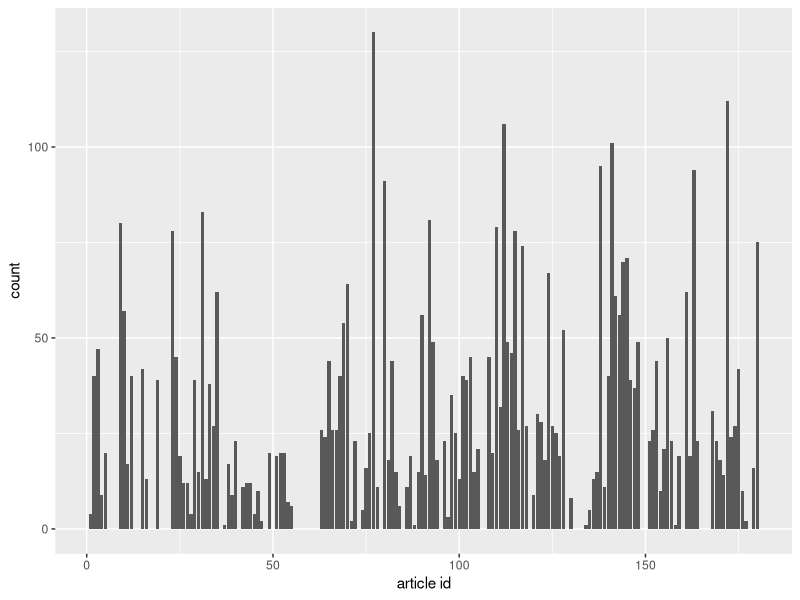
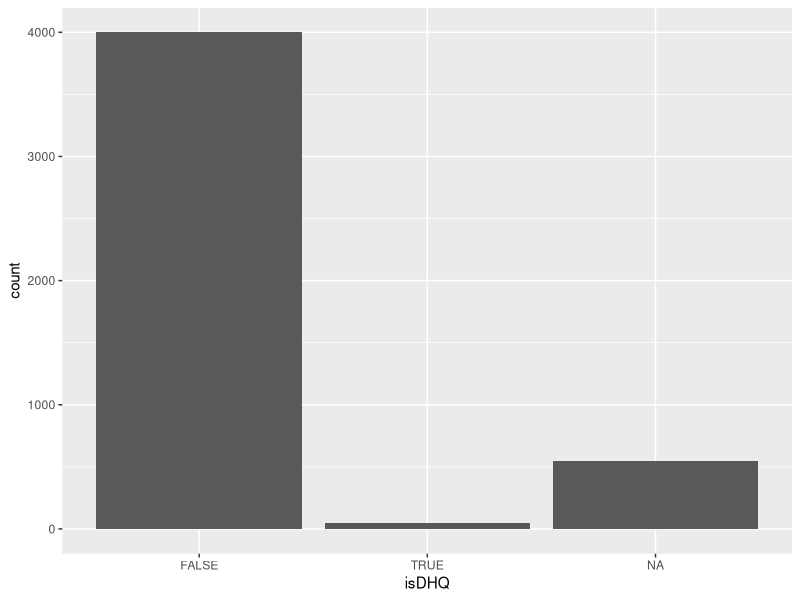
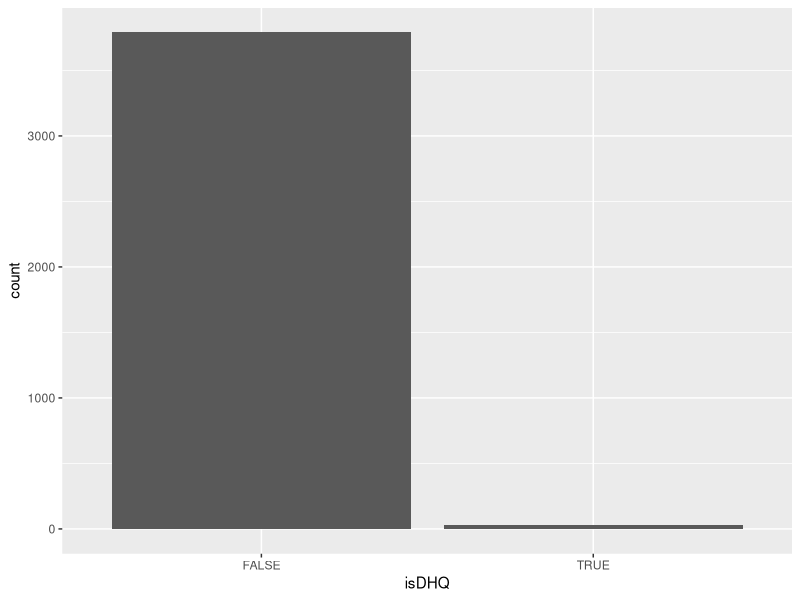
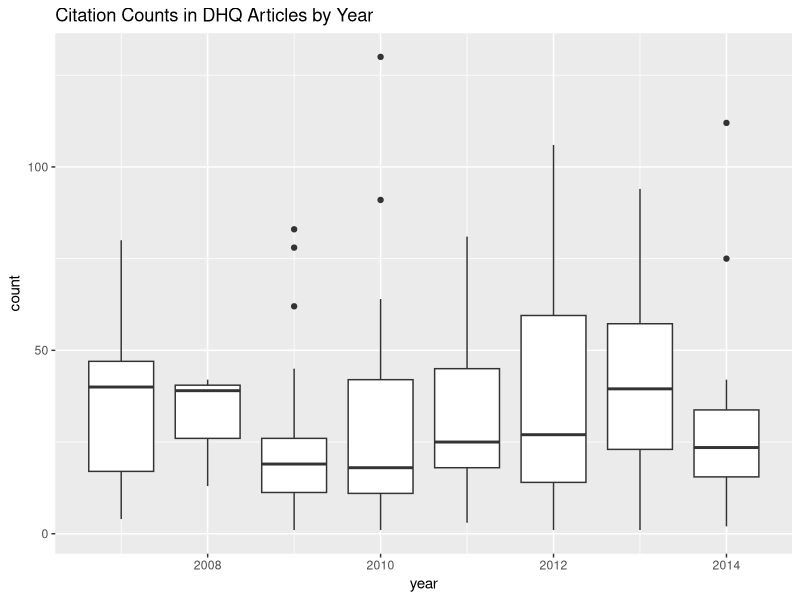
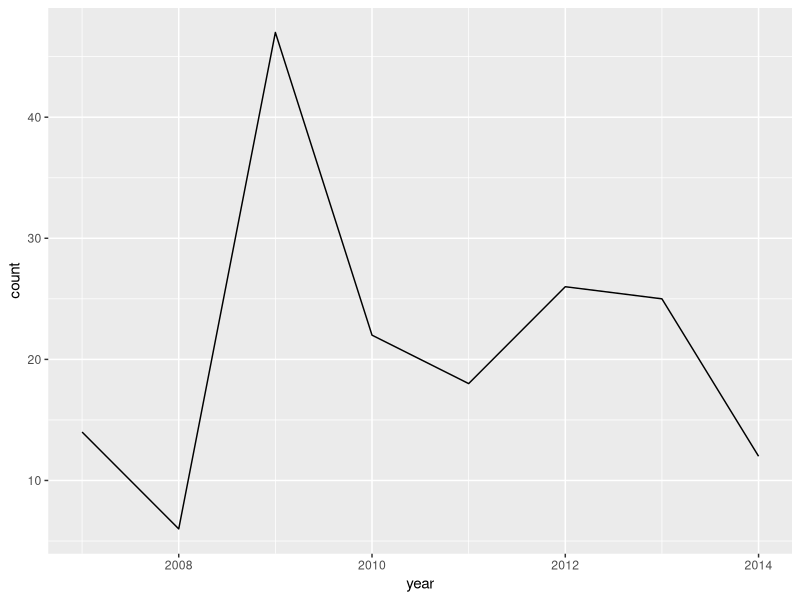
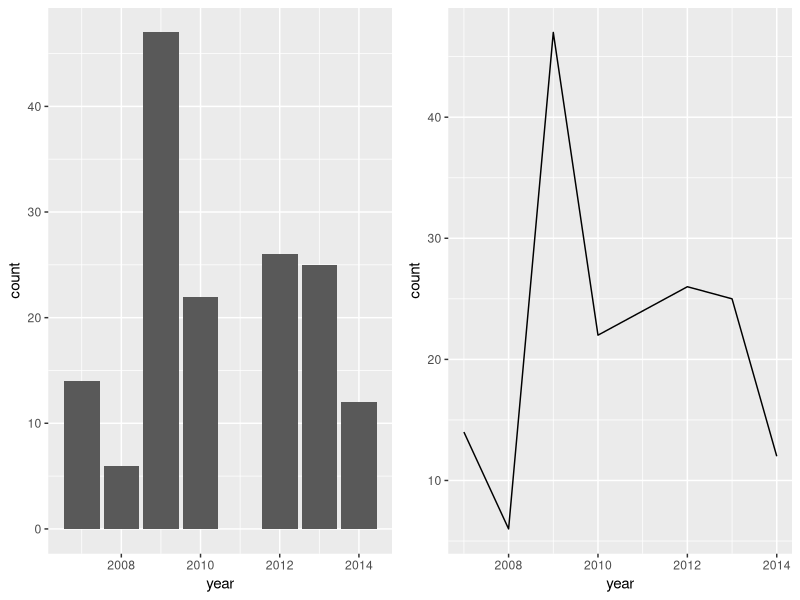

Recreate these plots in R, in order.
## ---- chunk 1
library(tidyverse)

dhq_articles  <- read_tsv(file = "./data/dhq_ivmooc_data/dhq_articles.tsv") %>%
  mutate (
    isDHQ = as.logical(isDHQ))

dhq_articles_biblio <- read_tsv(file = "./data/dhq_ivmooc_data/works_cited_in_dhq.tsv") %>%
  mutate(
    year = as.integer(year),
    isDHQ = as.logical(isDHQ)
  )

# original works_cited_in_dhq.tsv modified to correct parsing failures:
# 1558: year column added
# 2030: curly quote fixed
# 1801: missing quote in title
## ---- chunk 2

dhq_cited_works <- dhq_articles %>%
  mutate(`ref list` = strsplit(`reference IDs`," \\| ")) %>%
  unnest(`ref list`) %>%
  group_by(`article id`)  %>%
  mutate(index = row_number()) %>%
  spread(index, `ref list`) %>%
  ungroup() %>%
  gather(
    "index",
    "citation",
    -(`article id`:isDHQ) #excluding this range from the gather
    ) %>%
  na.omit(`citation`) %>%
  select(citation,everything(),-isDHQ) %>% #dhqmaking citation the left-most varible in our tibble and removing the `isDHQ` associated with the article
  left_join(
    dhq_articles_biblio %>%
      select(`article id`,isDHQ),
    by = c('citation' = 'article id')
  ) %>%
  arrange(citation)

## ---- chunk 3
dhq_cited_works %>%
  ggplot() +
  geom_bar() +
  aes(x=`article id`)
## ---- chunk 4
dhq_cited_works %>%
  ggplot() +
  geom_bar() +
  aes(x = isDHQ)
## ---- chunk 5
dhq_articles_biblio %>%
  ggplot() +
  geom_bar() +
  aes(x = isDHQ)
## ---- chunk 6
dhq_cited_works %>%
  group_by(`article id`,year) %>%
  summarize(count=n()) %>%
  ggplot() +
  geom_boxplot() +
  aes(x = year, group= year,y = count) +
  ggtitle("Citation Counts in DHQ Articles by Year")
## ---- chunk 7

## ---- chunk 8
dhq_articles %>%
  group_by(year) %>%
  summarize(count = n()) %>%
  ggplot() +
  geom_line() +
  aes(x = year, y=count)
## ---- chunk 9
install.packages("gridExtra")
## ---- chunk 10
dhq_articles_test <- dhq_articles %>%
  filter(!year == "2011")

p1 <- dhq_articles_test %>%
  group_by(`article id`,year) %>%
  ggplot() +
  geom_bar() +
  aes(x = year)

p2 <- dhq_articles_test %>%
  group_by(year) %>%
  summarize(count = n()) %>%
  ggplot() +
  geom_line() +
  aes(x = year, y=count)

require(gridExtra)
grid.arrange(p1,p2,ncol=2)
